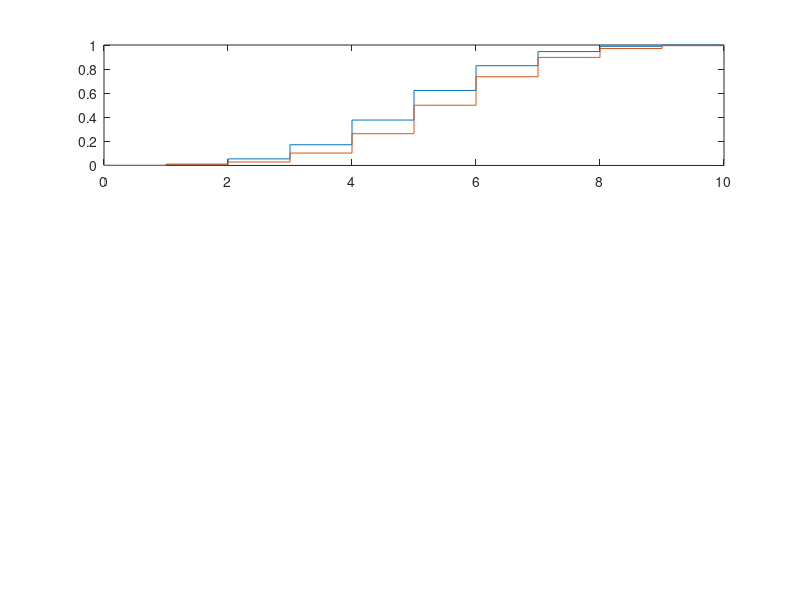

Here is the MATLAB script that generated this plot: (Note: this script raises an error after producing the figure.)
clear all;
p = 0.5;
nList = [10 20 50];

index = 1;
for n = nList
    
    mean_normal = n*p;
    sd_normal = sqrt(n*p*(1-p));
    x=0:n;
    subplot(3,1,index);
    stairs(x,[binocdf(x,n,p)', normcdf(x,mean_normal,sd_normal)']);
    title('n = ' + string(n)); xlabel('x'); ylabel('cdf');
    legend('Binomial','Normal');
    grid on; axis([0,50,0,1]);
    
    % increment the position index
    index = index + 1;
end
